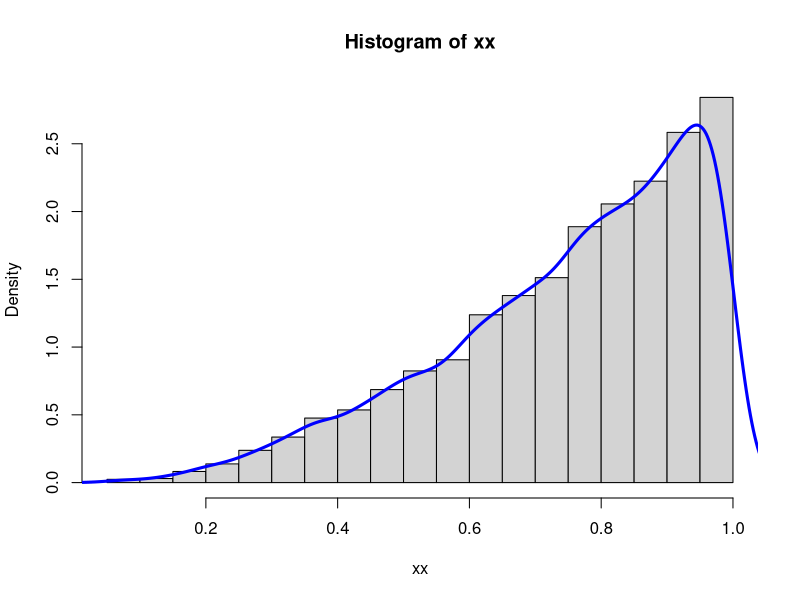
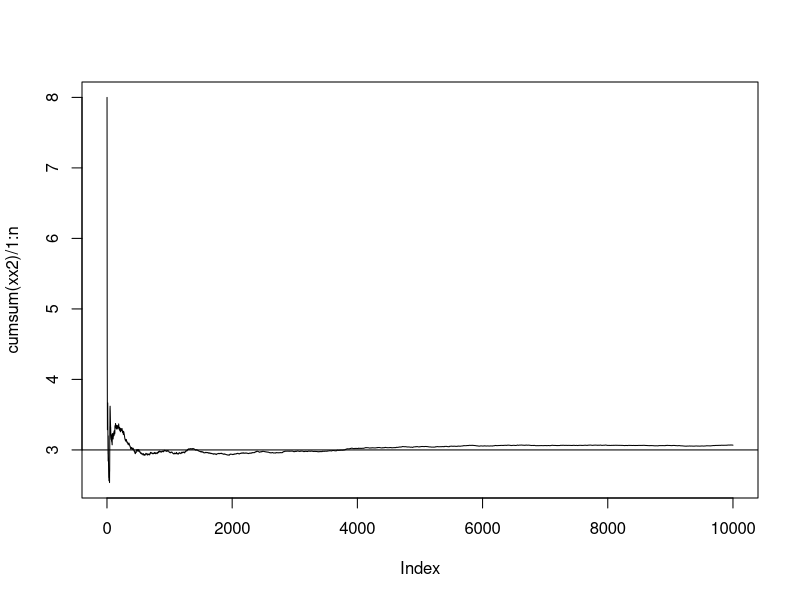

Here is the R script that generated these plots, in order:

# Alpha = 3
# Beta = 1
# f(x) = (3 + 1 - 1)! * x^(3 - 1) * (1 - x)^(1 - 1) / (3 - 1) ! / (1 - 1)!
# f(x) = 3 * x^2
# c = 3

f <- function(x){
	return(3 * x ^ 2)
}

g <- function(x){
	return(1)
}

getVariable <- function(c, f, g, times){
	ans <- NULL
	tries <- NULL
	for(i in 1 : times){
		Y <- runif(1)
		u <- runif(1)
		steps <- 1
		while(u * c * g(Y) > f(Y)){
			Y <- runif(1)
			u <- runif(1)
			steps <- steps + 1
		}
		ans <- c(ans, Y)
		tries <- c(tries, steps)
	}
	return(c(ans,tries))
}

pdf("AceptacionRechazoContinuo.pdf")

n <- 10000

results <- getVariable(3, f, g, n)
xx <- results[1:n]
xx2 <- results[(n+1):(2*n)]

hist(xx, prob = TRUE) # Usando frecuencia / total
lines(density(xx), col = "blue", lwd = 3)

plot(cumsum(xx2) / 1 : n, type = "l")
abline(h = 3)
